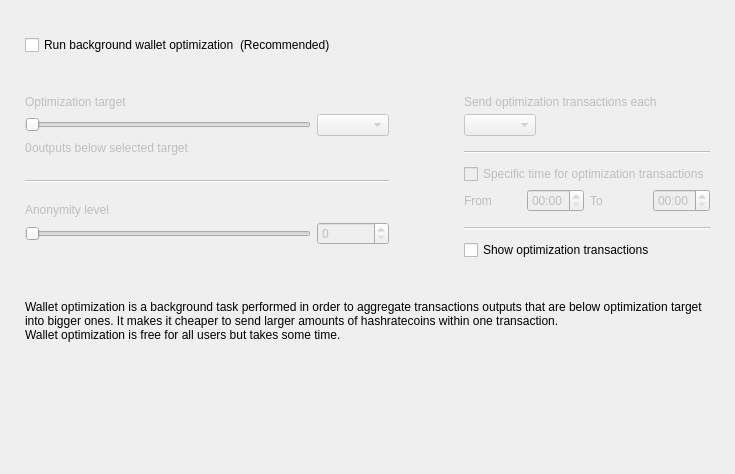
<?xml version="1.0" encoding="UTF-8"?>
<ui version="4.0">
 <class>OptimizationOptionsFrame</class>
 <widget class="QFrame" name="OptimizationOptionsFrame">
  <property name="geometry">
   <rect>
    <x>0</x>
    <y>0</y>
    <width>735</width>
    <height>474</height>
   </rect>
  </property>
  <property name="windowTitle">
   <string>Frame</string>
  </property>
  <property name="frameShape">
   <enum>QFrame::NoFrame</enum>
  </property>
  <property name="frameShadow">
   <enum>QFrame::Raised</enum>
  </property>
  <layout class="QVBoxLayout" name="verticalLayout">
   <property name="spacing">
    <number>0</number>
   </property>
   <property name="leftMargin">
    <number>25</number>
   </property>
   <property name="topMargin">
    <number>35</number>
   </property>
   <property name="rightMargin">
    <number>25</number>
   </property>
   <property name="bottomMargin">
    <number>0</number>
   </property>
   <item>
    <layout class="QHBoxLayout" name="horizontalLayout_2">
     <item>
      <widget class="QCheckBox" name="m_enableOptimizationCheck">
       <property name="text">
        <string>Run background wallet optimization</string>
       </property>
      </widget>
     </item>
     <item>
      <widget class="WalletGui::WalletNormalGrayTextLabel" name="label_8">
       <property name="text">
        <string>(Recommended)</string>
       </property>
      </widget>
     </item>
     <item>
      <spacer name="horizontalSpacer">
       <property name="orientation">
        <enum>Qt::Horizontal</enum>
       </property>
       <property name="sizeHint" stdset="0">
        <size>
         <width>40</width>
         <height>20</height>
        </size>
       </property>
      </spacer>
     </item>
    </layout>
   </item>
   <item>
    <spacer name="verticalSpacer_2">
     <property name="orientation">
      <enum>Qt::Vertical</enum>
     </property>
     <property name="sizeType">
      <enum>QSizePolicy::Fixed</enum>
     </property>
     <property name="sizeHint" stdset="0">
      <size>
       <width>20</width>
       <height>40</height>
      </size>
     </property>
    </spacer>
   </item>
   <item>
    <widget class="QWidget" name="m_optimizationOptionsWidget" native="true">
     <property name="enabled">
      <bool>true</bool>
     </property>
     <layout class="QHBoxLayout" name="horizontalLayout">
      <property name="spacing">
       <number>75</number>
      </property>
      <property name="leftMargin">
       <number>0</number>
      </property>
      <property name="topMargin">
       <number>0</number>
      </property>
      <property name="rightMargin">
       <number>0</number>
      </property>
      <property name="bottomMargin">
       <number>0</number>
      </property>
      <item alignment="Qt::AlignTop">
       <widget class="QWidget" name="widget1" native="true">
        <property name="enabled">
         <bool>false</bool>
        </property>
        <layout class="QGridLayout" name="gridLayout" columnstretch="50,0,0,0">
         <property name="leftMargin">
          <number>0</number>
         </property>
         <property name="topMargin">
          <number>0</number>
         </property>
         <property name="rightMargin">
          <number>0</number>
         </property>
         <property name="bottomMargin">
          <number>0</number>
         </property>
         <property name="verticalSpacing">
          <number>5</number>
         </property>
         <item row="0" column="0" colspan="4">
          <widget class="WalletGui::WalletNormalBlackTextLabel" name="label_5">
           <property name="text">
            <string>Optimization target</string>
           </property>
           <property name="indent">
            <number>0</number>
           </property>
          </widget>
         </item>
         <item row="4" column="0" colspan="4">
          <spacer name="verticalSpacer_3">
           <property name="orientation">
            <enum>Qt::Vertical</enum>
           </property>
           <property name="sizeType">
            <enum>QSizePolicy::Fixed</enum>
           </property>
           <property name="sizeHint" stdset="0">
            <size>
             <width>20</width>
             <height>20</height>
            </size>
           </property>
          </spacer>
         </item>
         <item row="1" column="0" colspan="3">
          <widget class="QSlider" name="m_thresholdSlider">
           <property name="maximum">
            <number>6</number>
           </property>
           <property name="pageStep">
            <number>1</number>
           </property>
           <property name="orientation">
            <enum>Qt::Horizontal</enum>
           </property>
          </widget>
         </item>
         <item row="1" column="3">
          <widget class="QComboBox" name="m_thresholdCombo"/>
         </item>
         <item row="5" column="0" colspan="4">
          <widget class="Line" name="line">
           <property name="orientation">
            <enum>Qt::Horizontal</enum>
           </property>
          </widget>
         </item>
         <item row="6" column="0" colspan="4">
          <spacer name="verticalSpacer_4">
           <property name="orientation">
            <enum>Qt::Vertical</enum>
           </property>
           <property name="sizeType">
            <enum>QSizePolicy::Fixed</enum>
           </property>
           <property name="sizeHint" stdset="0">
            <size>
             <width>20</width>
             <height>15</height>
            </size>
           </property>
          </spacer>
         </item>
         <item row="8" column="3">
          <widget class="QSpinBox" name="m_mixinSpin">
           <property name="buttonSymbols">
            <enum>QAbstractSpinBox::UpDownArrows</enum>
           </property>
          </widget>
         </item>
         <item row="7" column="0" colspan="4">
          <widget class="WalletGui::WalletNormalBlackTextLabel" name="label_7">
           <property name="text">
            <string>Anonymity level</string>
           </property>
           <property name="indent">
            <number>0</number>
           </property>
          </widget>
         </item>
         <item row="8" column="0" colspan="3">
          <widget class="QSlider" name="m_mixinSlider">
           <property name="pageStep">
            <number>1</number>
           </property>
           <property name="orientation">
            <enum>Qt::Horizontal</enum>
           </property>
          </widget>
         </item>
         <item row="2" column="0" colspan="4">
          <spacer name="verticalSpacer_12">
           <property name="orientation">
            <enum>Qt::Vertical</enum>
           </property>
           <property name="sizeType">
            <enum>QSizePolicy::Fixed</enum>
           </property>
           <property name="sizeHint" stdset="0">
            <size>
             <width>20</width>
             <height>0</height>
            </size>
           </property>
          </spacer>
         </item>
         <item row="3" column="0" colspan="4">
          <layout class="QHBoxLayout" name="horizontalLayout_3" stretch="0,1">
           <item>
            <widget class="QLabel" name="m_nonOptimizedOutputsLabel">
             <property name="text">
              <string>0</string>
             </property>
            </widget>
           </item>
           <item>
            <widget class="WalletGui::WalletNormalBlackTextLabel" name="m_nonOptimizedOutputsTextLabel">
             <property name="text">
              <string>outputs below selected target</string>
             </property>
            </widget>
           </item>
          </layout>
         </item>
        </layout>
       </widget>
      </item>
      <item>
       <layout class="QVBoxLayout" name="verticalLayout_3">
        <property name="spacing">
         <number>10</number>
        </property>
        <property name="rightMargin">
         <number>0</number>
        </property>
        <property name="bottomMargin">
         <number>0</number>
        </property>
        <item>
         <widget class="QWidget" name="widget2" native="true">
          <property name="enabled">
           <bool>false</bool>
          </property>
          <layout class="QGridLayout" name="gridLayout_2" columnstretch="0,0,0,0">
           <property name="leftMargin">
            <number>0</number>
           </property>
           <property name="topMargin">
            <number>0</number>
           </property>
           <property name="rightMargin">
            <number>0</number>
           </property>
           <property name="bottomMargin">
            <number>0</number>
           </property>
           <property name="verticalSpacing">
            <number>5</number>
           </property>
           <item row="2" column="0" colspan="2" alignment="Qt::AlignLeft">
            <widget class="QComboBox" name="m_periodCombo"/>
           </item>
           <item row="8" column="0">
            <widget class="WalletGui::WalletNormalBlackTextLabel" name="label_2">
             <property name="text">
              <string>From</string>
             </property>
            </widget>
           </item>
           <item row="8" column="1">
            <widget class="QTimeEdit" name="m_startTimeEdit">
             <property name="enabled">
              <bool>false</bool>
             </property>
             <property name="displayFormat">
              <string>HH:mm</string>
             </property>
            </widget>
           </item>
           <item row="8" column="2">
            <widget class="WalletGui::WalletNormalBlackTextLabel" name="label_3">
             <property name="text">
              <string>To</string>
             </property>
            </widget>
           </item>
           <item row="8" column="3">
            <widget class="QTimeEdit" name="m_stopTimeEdit">
             <property name="enabled">
              <bool>false</bool>
             </property>
             <property name="displayFormat">
              <string>HH:mm</string>
             </property>
            </widget>
           </item>
           <item row="6" column="0" colspan="4">
            <widget class="QCheckBox" name="m_optimizationTimeCheck">
             <property name="text">
              <string>Specific time for optimization transactions</string>
             </property>
            </widget>
           </item>
           <item row="4" column="0" colspan="4">
            <widget class="Line" name="line_2">
             <property name="orientation">
              <enum>Qt::Horizontal</enum>
             </property>
            </widget>
           </item>
           <item row="0" column="0" colspan="4">
            <widget class="WalletGui::WalletNormalBlackTextLabel" name="label_4">
             <property name="text">
              <string>Send optimization transactions each</string>
             </property>
             <property name="indent">
              <number>0</number>
             </property>
            </widget>
           </item>
           <item row="7" column="0" colspan="4">
            <spacer name="verticalSpacer_8">
             <property name="orientation">
              <enum>Qt::Vertical</enum>
             </property>
             <property name="sizeType">
              <enum>QSizePolicy::Fixed</enum>
             </property>
             <property name="sizeHint" stdset="0">
              <size>
               <width>20</width>
               <height>0</height>
              </size>
             </property>
            </spacer>
           </item>
           <item row="3" column="0" colspan="4">
            <spacer name="verticalSpacer_6">
             <property name="orientation">
              <enum>Qt::Vertical</enum>
             </property>
             <property name="sizeType">
              <enum>QSizePolicy::Fixed</enum>
             </property>
             <property name="sizeHint" stdset="0">
              <size>
               <width>20</width>
               <height>10</height>
              </size>
             </property>
            </spacer>
           </item>
           <item row="10" column="0" colspan="4">
            <widget class="Line" name="line_3">
             <property name="orientation">
              <enum>Qt::Horizontal</enum>
             </property>
            </widget>
           </item>
           <item row="1" column="0" colspan="4">
            <spacer name="verticalSpacer_5">
             <property name="orientation">
              <enum>Qt::Vertical</enum>
             </property>
             <property name="sizeType">
              <enum>QSizePolicy::Fixed</enum>
             </property>
             <property name="sizeHint" stdset="0">
              <size>
               <width>20</width>
               <height>0</height>
              </size>
             </property>
            </spacer>
           </item>
           <item row="5" column="0" colspan="4">
            <spacer name="verticalSpacer_7">
             <property name="orientation">
              <enum>Qt::Vertical</enum>
             </property>
             <property name="sizeType">
              <enum>QSizePolicy::Fixed</enum>
             </property>
             <property name="sizeHint" stdset="0">
              <size>
               <width>20</width>
               <height>5</height>
              </size>
             </property>
            </spacer>
           </item>
           <item row="9" column="0" colspan="4">
            <spacer name="verticalSpacer_10">
             <property name="orientation">
              <enum>Qt::Vertical</enum>
             </property>
             <property name="sizeType">
              <enum>QSizePolicy::Fixed</enum>
             </property>
             <property name="sizeHint" stdset="0">
              <size>
               <width>20</width>
               <height>10</height>
              </size>
             </property>
            </spacer>
           </item>
          </layout>
         </widget>
        </item>
        <item>
         <widget class="QCheckBox" name="m_showFusionTransactionsCheck">
          <property name="enabled">
           <bool>true</bool>
          </property>
          <property name="text">
           <string>Show optimization transactions</string>
          </property>
         </widget>
        </item>
       </layout>
      </item>
     </layout>
    </widget>
   </item>
   <item>
    <spacer name="verticalSpacer_11">
     <property name="orientation">
      <enum>Qt::Vertical</enum>
     </property>
     <property name="sizeType">
      <enum>QSizePolicy::Fixed</enum>
     </property>
     <property name="sizeHint" stdset="0">
      <size>
       <width>20</width>
       <height>40</height>
      </size>
     </property>
    </spacer>
   </item>
   <item>
    <widget class="WalletGui::WalletExtraNormalGrayTextLabel" name="m_helpLabel">
     <property name="text">
      <string>Wallet optimization is a background task performed in order to aggregate transactions outputs that are below optimization target into bigger ones. It makes it cheaper to send larger amounts of hashratecoins within one transaction.
Wallet optimization is free for all users but takes some time.</string>
     </property>
     <property name="wordWrap">
      <bool>true</bool>
     </property>
    </widget>
   </item>
   <item>
    <spacer name="verticalSpacer">
     <property name="orientation">
      <enum>Qt::Vertical</enum>
     </property>
     <property name="sizeHint" stdset="0">
      <size>
       <width>20</width>
       <height>40</height>
      </size>
     </property>
    </spacer>
   </item>
  </layout>
 </widget>
 <customwidgets>
  <customwidget>
   <class>WalletGui::WalletNormalGrayTextLabel</class>
   <extends>QLabel</extends>
   <header>Gui/Common/WalletTextLabel.h</header>
  </customwidget>
  <customwidget>
   <class>WalletGui::WalletNormalBlackTextLabel</class>
   <extends>QLabel</extends>
   <header>Gui/Common/WalletTextLabel.h</header>
  </customwidget>
  <customwidget>
   <class>WalletGui::WalletExtraNormalGrayTextLabel</class>
   <extends>QLabel</extends>
   <header>Gui/Common/WalletTextLabel.h</header>
  </customwidget>
 </customwidgets>
 <resources/>
 <connections>
  <connection>
   <sender>m_enableOptimizationCheck</sender>
   <signal>toggled(bool)</signal>
   <receiver>widget1</receiver>
   <slot>setEnabled(bool)</slot>
   <hints>
    <hint type="sourcelabel">
     <x>147</x>
     <y>47</y>
    </hint>
    <hint type="destinationlabel">
     <x>176</x>
     <y>204</y>
    </hint>
   </hints>
  </connection>
  <connection>
   <sender>m_thresholdSlider</sender>
   <signal>valueChanged(int)</signal>
   <receiver>OptimizationOptionsFrame</receiver>
   <slot>thresholdChanged(int)</slot>
   <hints>
    <hint type="sourcelabel">
     <x>116</x>
     <y>139</y>
    </hint>
    <hint type="destinationlabel">
     <x>355</x>
     <y>194</y>
    </hint>
   </hints>
  </connection>
  <connection>
   <sender>m_mixinSlider</sender>
   <signal>valueChanged(int)</signal>
   <receiver>OptimizationOptionsFrame</receiver>
   <slot>mixinChanged(int)</slot>
   <hints>
    <hint type="sourcelabel">
     <x>116</x>
     <y>240</y>
    </hint>
    <hint type="destinationlabel">
     <x>367</x>
     <y>236</y>
    </hint>
   </hints>
  </connection>
  <connection>
   <sender>m_optimizationTimeCheck</sender>
   <signal>toggled(bool)</signal>
   <receiver>m_startTimeEdit</receiver>
   <slot>setEnabled(bool)</slot>
   <hints>
    <hint type="sourcelabel">
     <x>543</x>
     <y>179</y>
    </hint>
    <hint type="destinationlabel">
     <x>501</x>
     <y>207</y>
    </hint>
   </hints>
  </connection>
  <connection>
   <sender>m_optimizationTimeCheck</sender>
   <signal>toggled(bool)</signal>
   <receiver>m_stopTimeEdit</receiver>
   <slot>setEnabled(bool)</slot>
   <hints>
    <hint type="sourcelabel">
     <x>543</x>
     <y>179</y>
    </hint>
    <hint type="destinationlabel">
     <x>643</x>
     <y>207</y>
    </hint>
   </hints>
  </connection>
  <connection>
   <sender>m_mixinSpin</sender>
   <signal>valueChanged(int)</signal>
   <receiver>OptimizationOptionsFrame</receiver>
   <slot>mixinChanged(int)</slot>
   <hints>
    <hint type="sourcelabel">
     <x>273</x>
     <y>271</y>
    </hint>
    <hint type="destinationlabel">
     <x>367</x>
     <y>236</y>
    </hint>
   </hints>
  </connection>
  <connection>
   <sender>m_thresholdCombo</sender>
   <signal>currentIndexChanged(int)</signal>
   <receiver>OptimizationOptionsFrame</receiver>
   <slot>thresholdChanged(int)</slot>
   <hints>
    <hint type="sourcelabel">
     <x>270</x>
     <y>139</y>
    </hint>
    <hint type="destinationlabel">
     <x>367</x>
     <y>236</y>
    </hint>
   </hints>
  </connection>
  <connection>
   <sender>m_enableOptimizationCheck</sender>
   <signal>toggled(bool)</signal>
   <receiver>widget2</receiver>
   <slot>setEnabled(bool)</slot>
   <hints>
    <hint type="sourcelabel">
     <x>158</x>
     <y>48</y>
    </hint>
    <hint type="destinationlabel">
     <x>556</x>
     <y>197</y>
    </hint>
   </hints>
  </connection>
 </connections>
 <slots>
  <slot>thresholdChanged(int)</slot>
  <slot>mixinChanged(int)</slot>
 </slots>
</ui>
